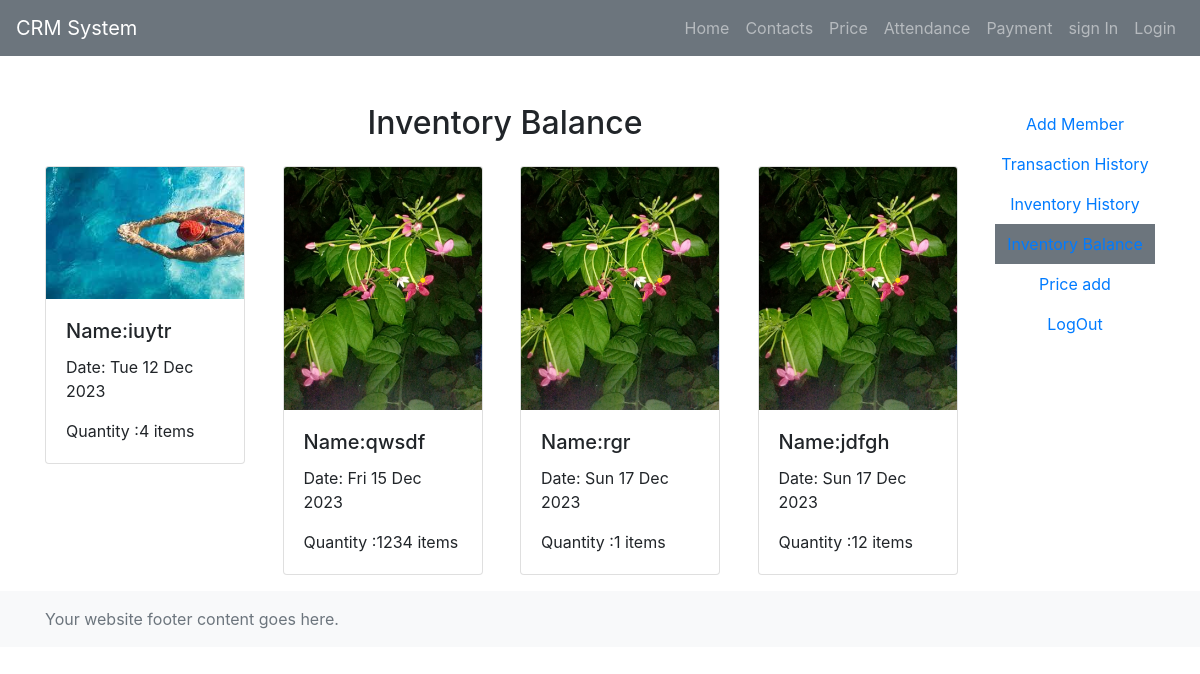
The page /inventory_balance/ on the database its author committed.
### cms_app/models.py (models this page shows, shortened)
class InventoryBalance(models.Model):
    inventory = models.CharField(max_length = 100)
    balance_date = models.DateField(default=timezone.now)
    quantity_on_hand = models.PositiveIntegerField()
    images = models.ImageField(upload_to="Inventory_balance/%Y/%m/%d", blank=False)

### cms_app/views.py (the view)
# urls.py: path("inventory_balance/", InventoryBalanceListView.as_view(), name="inventory_balance"),
class InventoryBalanceListView(ListView):
    model = InventoryBalance
    template_name = "inventorybalance_list.html"
    def get_queryset(self):
        return InventoryBalance.objects.all()

### template/inventorybalance_list.html
{% extends "base.html" %}
{% load static %}
{% block content %}
<div class="container mt-5">
     <div class="row justify-content-center">
          <div class="col-md-10">
               <h2 class="text-center mb-4">Inventory Balance</h2>
               <div class="row">
                    {% for inventory in object_list %}
                    <div class="col-md-3 mb-3">
                         <div class="card" style="width: 200px;">
                              <img src="{{inventory.images.url}}" class="card-img-top" alt="Image 1">
                              <div class="card-body">
                                   <h5 class="card-title">Name:{{inventory.inventory}}</h5>
                                   <p class="card-text">Date: {{inventory.balance_date | date:"D d M Y"}}</p>
                                   <p class="card-text">Quantity :{{inventory.quantity_on_hand}} items</p>
                              </div>
                         </div>
                    </div>
                    {% endfor %}
               </div>
          </div>
          {% include "admin_navbar.html" %}
     </div>
</div>
{% endblock content %}

### rows shown on the page
InventoryBalance: images (picture), inventory "iuytr", balance_date "Tue 12 Dec 2023", quantity_on_hand "4"
InventoryBalance: images (picture), inventory "qwsdf", balance_date "Fri 15 Dec 2023", quantity_on_hand "1234"
InventoryBalance: images (picture), inventory "rgr", balance_date "Sun 17 Dec 2023", quantity_on_hand "1"
InventoryBalance: images (picture), inventory "jdfgh", balance_date "Sun 17 Dec 2023", quantity_on_hand "12"
